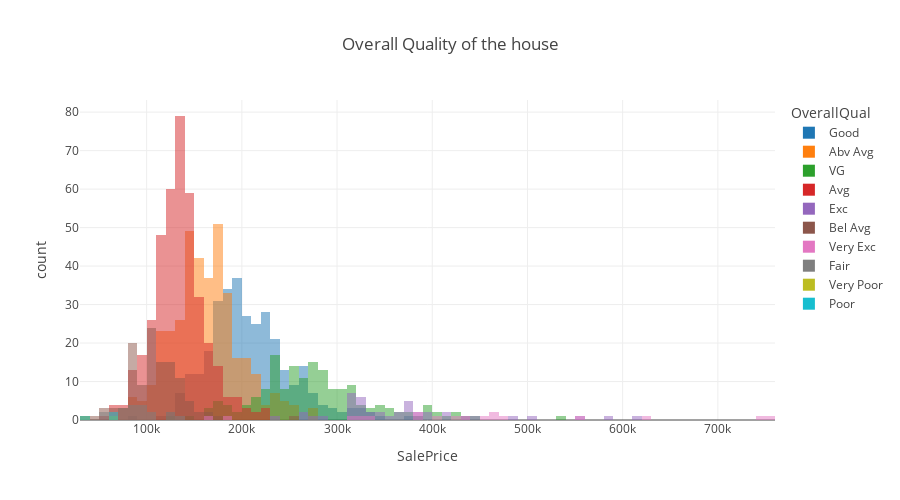
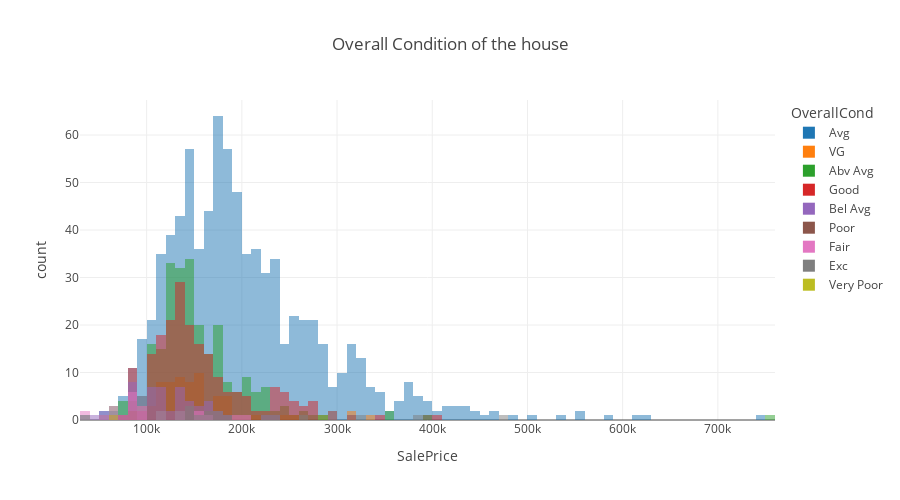

Write notebook code for charts like these, in order.
### Markdown cell above
* `Overall Quality` :- It's obvious that if overall quality of the property is good , the Price will be high and we can clearly see that in the above box plot.This tells us that Overall Quality is an important feature in predicting Sale Price of the house.The below distribution gives us a better look of the variation in price with the overall quality.
* `Overall Condition` :- Most of the houses are in average condition and very few are in excellent condition as seen in the box plot and the below distribution.Properties in average and excellent condition are having average price high and the properties in very bad condition will have low sale price.

### Code cell
fig = px.histogram(df_new, x="SalePrice", color='OverallQual',barmode="overlay",title="Overall Quality of the house")
fig.update_layout(height=500)
fig.show()

fig = px.histogram(df_new, x="SalePrice", color='OverallCond',barmode="overlay",title="Overall Condition of the house")
fig.update_layout(height=500)
fig.show()

### Figure 1 — Plotly figure (JSON) as saved in the notebook; plotly's stock layout.template omitted (floating-point values rounded to 4 significant figures; data arrays with more than 128 entries replaced by an {"elided": "..."} marker saying what was removed)
{"data": [{"bingroup": "x", "hovertemplate": "OverallQual=Good<br>SalePrice=%{x}<br>count=%{y}<extra></extra>", "legendgroup": "Good", "marker": {"color": "#1F77B4", "opacity": 0.5, "pattern": {"shape": ""}}, "name": "Good", "orientation": "v", "showlegend": true, "type": "histogram", "x": {"elided": "319 int values"}, "xaxis": "x", "yaxis": "y"}, {"bingroup": "x", "hovertemplate": "OverallQual=Abv Avg<br>SalePrice=%{x}<br>count=%{y}<extra></extra>", "legendgroup": "Abv Avg", "marker": {"color": "#FF7F0E", "opacity": 0.5, "pattern": {"shape": ""}}, "name": "Abv Avg", "orientation": "v", "showlegend": true, "type": "histogram", "x": {"elided": "374 int values"}, "xaxis": "x", "yaxis": "y"}, {"bingroup": "x", "hovertemplate": "OverallQual=VG<br>SalePrice=%{x}<br>count=%{y}<extra></extra>", "legendgroup": "VG", "marker": {"color": "#2CA02C", "opacity": 0.5, "pattern": {"shape": ""}}, "name": "VG", "orientation": "v", "showlegend": true, "type": "histogram", "x": {"elided": "168 int values"}, "xaxis": "x", "yaxis": "y"}, {"bingroup": "x", "hovertemplate": "OverallQual=Avg<br>SalePrice=%{x}<br>count=%{y}<extra></extra>", "legendgroup": "Avg", "marker": {"color": "#D62728", "opacity": 0.5, "pattern": {"shape": ""}}, "name": "Avg", "orientation": "v", "showlegend": true, "type": "histogram", "x": {"elided": "397 int values"}, "xaxis": "x", "yaxis": "y"}, {"bingroup": "x", "hovertemplate": "OverallQual=Exc<br>SalePrice=%{x}<br>count=%{y}<extra></extra>", "legendgroup": "Exc", "marker": {"color": "#9467BD", "opacity": 0.5, "pattern": {"shape": ""}}, "name": "Exc", "orientation": "v", "showlegend": true, "type": "histogram", "x": [345000, 277500, 319900, 385000, 412500, 501837, 415298, 360000, 342643, 377426, 266000, 437154, 318061, 394432, 380000, 326000, 374000, 446261, 315000, 325000, 313000, 314813, 370878, 285000, 320000, 264132, 485000, 582933, 350000, 328900, 611657, 320000, 239000, 395192, 315500, 556581, 335000, 367294, 378500, 325000, 333168, 315000, 377500], "xaxis": "x", "yaxis": "y"}, {"bingroup": "x", "hovertemplate": "OverallQual=Bel Avg<br>SalePrice=%{x}<br>count=%{y}<extra></extra>", "legendgroup": "Bel Avg", "marker": {"color": "#8C564B", "opacity": 0.5, "pattern": {"shape": ""}}, "name": "Bel Avg", "orientation": "v", "showlegend": true, "type": "histogram", "x": [90000, 68500, 40000, 82000, 113000, 80000, 129500, 91000, 135750, 136500, 123600, 109900, 94750, 128950, 100000, 100000, 115000, 103200, 140000, 141000, 107000, 97000, 141000, 88000, 82500, 82000, 134432, 100000, 150000, 109008, 81000, 118000, 256000, 89471, 86000, 34900, 106250, 86000, 111250, 108000, 108000, 133000, 118500, 75500, 84500, 108000, 137500, 137500, 87000, 55000, 102776, 129000, 124500, 135000, 120500, 103000, 98000, 96500, 102000, 107900, 109900, 93000, 128000, 129000, 132250, 118500, 106500, 110000, 75000, 135000, 79900, 150000, 135000, 85500, 110000, 121600, 88000, 176000, 84000, 97000, 80000, 84900, 83500, 128000, 112000, 115000, 135000, 80000, 108959, 168000, 148000, 116050, 107000, 113000, 145000, 80500, 101800, 161500, 68400, 119000, 111000, 82500, 55000, 100000, 52500, 123000, 108500, 104900, 105000, 125500, 125500, 90000, 122500, 64500, 120500, 112000], "xaxis": "x", "yaxis": "y"}, {"bingroup": "x", "hovertemplate": "OverallQual=Very Exc<br>SalePrice=%{x}<br>count=%{y}<extra></extra>", "legendgroup": "Very Exc", "marker": {"color": "#E377C2", "opacity": 0.5, "pattern": {"shape": ""}}, "name": "Very Exc", "orientation": "v", "showlegend": true, "type": "histogram", "x": [438780, 475000, 386250, 426000, 555000, 402861, 184750, 325000, 451950, 755000, 385000, 337500, 625000, 745000, 465000, 160000, 466500, 310000], "xaxis": "x", "yaxis": "y"}, {"bingroup": "x", "hovertemplate": "OverallQual=Fair<br>SalePrice=%{x}<br>count=%{y}<extra></extra>", "legendgroup": "Fair", "marker": {"color": "#7F7F7F", "opacity": 0.5, "pattern": {"shape": ""}}, "name": "Fair", "orientation": "v", "showlegend": true, "type": "histogram", "x": [107400, 85000, 76500, 126175, 87500, 120000, 67000, 52000, 93500, 37900, 91000, 82000, 139600, 81000, 92900, 95000, 72500, 79000, 58500, 105000], "xaxis": "x", "yaxis": "y"}, {"bingroup": "x", "hovertemplate": "OverallQual=Very Poor<br>SalePrice=%{x}<br>count=%{y}<extra></extra>", "legendgroup": "Very Poor", "marker": {"color": "#BCBD22", "opacity": 0.5, "pattern": {"shape": ""}}, "name": "Very Poor", "orientation": "v", "showlegend": true, "type": "histogram", "x": [61000, 39300], "xaxis": "x", "yaxis": "y"}, {"bingroup": "x", "hovertemplate": "OverallQual=Poor<br>SalePrice=%{x}<br>count=%{y}<extra></extra>", "legendgroup": "Poor", "marker": {"color": "#17BECF", "opacity": 0.5, "pattern": {"shape": ""}}, "name": "Poor", "orientation": "v", "showlegend": true, "type": "histogram", "x": [60000, 35311, 60000], "xaxis": "x", "yaxis": "y"}], "layout": {"barmode": "overlay", "height": 500, "legend": {"title": {"text": "OverallQual"}, "tracegroupgap": 0}, "title": {"text": "Overall Quality of the house"}, "xaxis": {"anchor": "y", "domain": [0, 1], "title": {"text": "SalePrice"}}, "yaxis": {"anchor": "x", "domain": [0, 1], "title": {"text": "count"}}}}

### Figure 2 — Plotly figure (JSON) as saved in the notebook; plotly's stock layout.template omitted (floating-point values rounded to 4 significant figures; data arrays with more than 128 entries replaced by an {"elided": "..."} marker saying what was removed)
{"data": [{"bingroup": "x", "hovertemplate": "OverallCond=Avg<br>SalePrice=%{x}<br>count=%{y}<extra></extra>", "legendgroup": "Avg", "marker": {"color": "#1F77B4", "opacity": 0.5, "pattern": {"shape": ""}}, "name": "Avg", "orientation": "v", "showlegend": true, "type": "histogram", "x": {"elided": "821 int values"}, "xaxis": "x", "yaxis": "y"}, {"bingroup": "x", "hovertemplate": "OverallCond=VG<br>SalePrice=%{x}<br>count=%{y}<extra></extra>", "legendgroup": "VG", "marker": {"color": "#FF7F0E", "opacity": 0.5, "pattern": {"shape": ""}}, "name": "VG", "orientation": "v", "showlegend": true, "type": "histogram", "x": [181500, 132000, 154000, 185000, 259500, 84500, 127000, 315000, 137000, 179500, 158500, 126175, 151500, 105900, 118000, 119000, 108000, 135000, 116000, 110000, 110000, 155000, 86000, 91300, 289000, 128000, 316600, 143000, 138000, 225000, 109500, 138500, 130500, 159500, 142000, 156000, 187500, 140000, 157500, 153900, 240000, 127000, 189950, 136500, 154500, 176500, 129000, 133900, 167500, 117000, 187000, 149900, 160000, 173000, 170000, 146000, 94000, 120500, 218000, 179900, 239000, 115000, 125000, 117000, 145000, 147000, 99900, 151000, 335000, 125500, 137500, 140000], "xaxis": "x", "yaxis": "y"}, {"bingroup": "x", "hovertemplate": "OverallCond=Abv Avg<br>SalePrice=%{x}<br>count=%{y}<extra></extra>", "legendgroup": "Abv Avg", "marker": {"color": "#2CA02C", "opacity": 0.5, "pattern": {"shape": ""}}, "name": "Abv Avg", "orientation": "v", "showlegend": true, "type": "histogram", "x": {"elided": "252 int values"}, "xaxis": "x", "yaxis": "y"}, {"bingroup": "x", "hovertemplate": "OverallCond=Good<br>SalePrice=%{x}<br>count=%{y}<extra></extra>", "legendgroup": "Good", "marker": {"color": "#D62728", "opacity": 0.5, "pattern": {"shape": ""}}, "name": "Good", "orientation": "v", "showlegend": true, "type": "histogram", "x": {"elided": "205 int values"}, "xaxis": "x", "yaxis": "y"}, {"bingroup": "x", "hovertemplate": "OverallCond=Bel Avg<br>SalePrice=%{x}<br>count=%{y}<extra></extra>", "legendgroup": "Bel Avg", "marker": {"color": "#9467BD", "opacity": 0.5, "pattern": {"shape": ""}}, "name": "Bel Avg", "orientation": "v", "showlegend": true, "type": "histogram", "x": [40000, 225000, 169500, 136900, 166000, 115000, 235000, 107000, 113000, 79000, 88000, 131000, 119000, 82000, 87500, 130000, 134432, 150000, 118000, 110000, 160000, 128000, 93000, 93500, 93000, 141000, 170000, 131500, 149500, 143000, 172000, 135000, 91000, 88000, 85000, 80000, 155000, 115000, 81000, 151400, 92900, 117500, 80000, 149900, 108959, 186700, 168000, 107000, 122000, 68400, 107500, 55000, 52500, 108500, 104900, 138000, 105000], "xaxis": "x", "yaxis": "y"}, {"bingroup": "x", "hovertemplate": "OverallCond=Poor<br>SalePrice=%{x}<br>count=%{y}<extra></extra>", "legendgroup": "Poor", "marker": {"color": "#8C564B", "opacity": 0.5, "pattern": {"shape": ""}}, "name": "Poor", "orientation": "v", "showlegend": true, "type": "histogram", "x": [85000, 76500, 394432, 67000, 87000], "xaxis": "x", "yaxis": "y"}, {"bingroup": "x", "hovertemplate": "OverallCond=Fair<br>SalePrice=%{x}<br>count=%{y}<extra></extra>", "legendgroup": "Fair", "marker": {"color": "#E377C2", "opacity": 0.5, "pattern": {"shape": ""}}, "name": "Fair", "orientation": "v", "showlegend": true, "type": "histogram", "x": [98600, 89500, 85000, 76000, 81000, 60000, 200624, 39300, 67000, 60000, 110000, 98000, 35311, 150000, 82000, 163500, 197000, 84000, 91500, 112000, 135000, 80000, 137900, 156500, 58500], "xaxis": "x", "yaxis": "y"}, {"bingroup": "x", "hovertemplate": "OverallCond=Exc<br>SalePrice=%{x}<br>count=%{y}<extra></extra>", "legendgroup": "Exc", "marker": {"color": "#7F7F7F", "opacity": 0.5, "pattern": {"shape": ""}}, "name": "Exc", "orientation": "v", "showlegend": true, "type": "histogram", "x": [475000, 184000, 311500, 110500, 295000, 155000, 161000, 234000, 325000, 140000, 222000, 299800, 178400, 168000, 118000, 143000, 145000, 381000, 130500, 134900, 174000, 266500], "xaxis": "x", "yaxis": "y"}, {"bingroup": "x", "hovertemplate": "OverallCond=Very Poor<br>SalePrice=%{x}<br>count=%{y}<extra></extra>", "legendgroup": "Very Poor", "marker": {"color": "#BCBD22", "opacity": 0.5, "pattern": {"shape": ""}}, "name": "Very Poor", "orientation": "v", "showlegend": true, "type": "histogram", "x": [61000], "xaxis": "x", "yaxis": "y"}], "layout": {"barmode": "overlay", "height": 500, "legend": {"title": {"text": "OverallCond"}, "tracegroupgap": 0}, "title": {"text": "Overall Condition of the house"}, "xaxis": {"anchor": "y", "domain": [0, 1], "title": {"text": "SalePrice"}}, "yaxis": {"anchor": "x", "domain": [0, 1], "title": {"text": "count"}}}}
